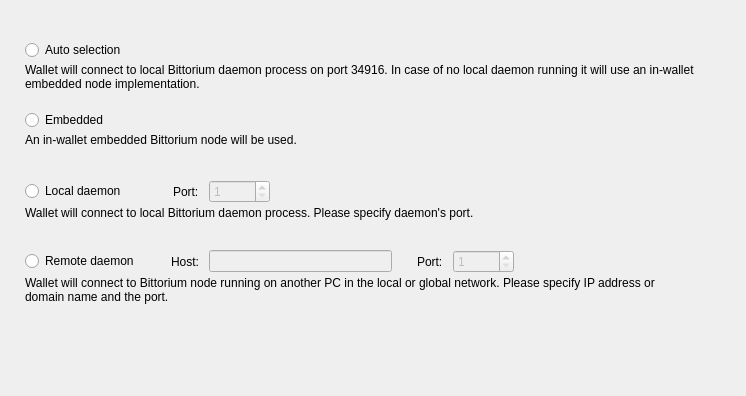
<?xml version="1.0" encoding="UTF-8"?>
<ui version="4.0">
 <class>ConnectionOptionsFrame</class>
 <widget class="QFrame" name="ConnectionOptionsFrame">
  <property name="geometry">
   <rect>
    <x>0</x>
    <y>0</y>
    <width>746</width>
    <height>396</height>
   </rect>
  </property>
  <property name="windowTitle">
   <string>Frame</string>
  </property>
  <property name="frameShape">
   <enum>QFrame::NoFrame</enum>
  </property>
  <property name="frameShadow">
   <enum>QFrame::Raised</enum>
  </property>
  <layout class="QVBoxLayout" name="verticalLayout_5">
   <property name="spacing">
    <number>0</number>
   </property>
   <property name="leftMargin">
    <number>25</number>
   </property>
   <property name="topMargin">
    <number>40</number>
   </property>
   <property name="rightMargin">
    <number>49</number>
   </property>
   <item>
    <widget class="QWidget" name="widget" native="true">
     <property name="sizePolicy">
      <sizepolicy hsizetype="Preferred" vsizetype="Fixed">
       <horstretch>0</horstretch>
       <verstretch>0</verstretch>
      </sizepolicy>
     </property>
     <property name="minimumSize">
      <size>
       <width>0</width>
       <height>70</height>
      </size>
     </property>
     <property name="maximumSize">
      <size>
       <width>16777215</width>
       <height>70</height>
      </size>
     </property>
     <layout class="QVBoxLayout" name="verticalLayout" stretch="0,1">
      <property name="spacing">
       <number>3</number>
      </property>
      <property name="leftMargin">
       <number>0</number>
      </property>
      <property name="topMargin">
       <number>0</number>
      </property>
      <property name="rightMargin">
       <number>0</number>
      </property>
      <property name="bottomMargin">
       <number>0</number>
      </property>
      <item>
       <widget class="QRadioButton" name="m_autoRadio">
        <property name="text">
         <string>Auto selection</string>
        </property>
        <attribute name="buttonGroup">
         <string notr="true">m_connectionButtonGroup</string>
        </attribute>
       </widget>
      </item>
      <item alignment="Qt::AlignTop">
       <widget class="WalletGui::WalletSmallGrayTextLabel" name="m_autoHelperLabel">
        <property name="text">
         <string>Wallet will connect to local Bittorium daemon process on port 34916. In case of no local daemon running it will use an in-wallet embedded node implementation.</string>
        </property>
        <property name="alignment">
         <set>Qt::AlignLeading|Qt::AlignLeft|Qt::AlignTop</set>
        </property>
        <property name="wordWrap">
         <bool>true</bool>
        </property>
        <property name="indent">
         <number>0</number>
        </property>
       </widget>
      </item>
     </layout>
    </widget>
   </item>
   <item>
    <widget class="QWidget" name="widget_2" native="true">
     <property name="sizePolicy">
      <sizepolicy hsizetype="Preferred" vsizetype="Fixed">
       <horstretch>0</horstretch>
       <verstretch>0</verstretch>
      </sizepolicy>
     </property>
     <property name="minimumSize">
      <size>
       <width>0</width>
       <height>70</height>
      </size>
     </property>
     <property name="maximumSize">
      <size>
       <width>16777215</width>
       <height>70</height>
      </size>
     </property>
     <layout class="QVBoxLayout" name="verticalLayout_2" stretch="0,1">
      <property name="spacing">
       <number>3</number>
      </property>
      <property name="leftMargin">
       <number>0</number>
      </property>
      <property name="topMargin">
       <number>0</number>
      </property>
      <property name="rightMargin">
       <number>0</number>
      </property>
      <property name="bottomMargin">
       <number>0</number>
      </property>
      <item>
       <widget class="QRadioButton" name="m_embeddedRadio">
        <property name="text">
         <string>Embedded</string>
        </property>
        <attribute name="buttonGroup">
         <string notr="true">m_connectionButtonGroup</string>
        </attribute>
       </widget>
      </item>
      <item alignment="Qt::AlignTop">
       <widget class="WalletGui::WalletSmallGrayTextLabel" name="m_embeddedHelperLabel">
        <property name="text">
         <string>An in-wallet embedded Bittorium node will be used.</string>
        </property>
        <property name="alignment">
         <set>Qt::AlignLeading|Qt::AlignLeft|Qt::AlignTop</set>
        </property>
        <property name="wordWrap">
         <bool>true</bool>
        </property>
        <property name="indent">
         <number>0</number>
        </property>
       </widget>
      </item>
     </layout>
    </widget>
   </item>
   <item>
    <widget class="QWidget" name="widget_3" native="true">
     <property name="sizePolicy">
      <sizepolicy hsizetype="Preferred" vsizetype="Fixed">
       <horstretch>0</horstretch>
       <verstretch>0</verstretch>
      </sizepolicy>
     </property>
     <property name="minimumSize">
      <size>
       <width>0</width>
       <height>70</height>
      </size>
     </property>
     <property name="maximumSize">
      <size>
       <width>16777215</width>
       <height>70</height>
      </size>
     </property>
     <layout class="QVBoxLayout" name="verticalLayout_3" stretch="0,1">
      <property name="spacing">
       <number>3</number>
      </property>
      <property name="leftMargin">
       <number>0</number>
      </property>
      <property name="topMargin">
       <number>0</number>
      </property>
      <property name="rightMargin">
       <number>0</number>
      </property>
      <property name="bottomMargin">
       <number>0</number>
      </property>
      <item>
       <layout class="QHBoxLayout" name="horizontalLayout">
        <property name="spacing">
         <number>10</number>
        </property>
        <item>
         <widget class="QRadioButton" name="m_localRadio">
          <property name="text">
           <string>Local daemon</string>
          </property>
          <attribute name="buttonGroup">
           <string notr="true">m_connectionButtonGroup</string>
          </attribute>
         </widget>
        </item>
        <item>
         <spacer name="horizontalSpacer">
          <property name="orientation">
           <enum>Qt::Horizontal</enum>
          </property>
          <property name="sizeType">
           <enum>QSizePolicy::Fixed</enum>
          </property>
          <property name="sizeHint" stdset="0">
           <size>
            <width>37</width>
            <height>20</height>
           </size>
          </property>
         </spacer>
        </item>
        <item>
         <widget class="QLabel" name="label">
          <property name="text">
           <string>Port:</string>
          </property>
         </widget>
        </item>
        <item alignment="Qt::AlignVCenter">
         <widget class="QSpinBox" name="m_localPortSpin">
          <property name="enabled">
           <bool>false</bool>
          </property>
          <property name="minimum">
           <number>1</number>
          </property>
          <property name="maximum">
           <number>65535</number>
          </property>
          <property name="value">
           <number>1</number>
          </property>
         </widget>
        </item>
        <item>
         <spacer name="horizontalSpacer_2">
          <property name="orientation">
           <enum>Qt::Horizontal</enum>
          </property>
          <property name="sizeHint" stdset="0">
           <size>
            <width>40</width>
            <height>20</height>
           </size>
          </property>
         </spacer>
        </item>
       </layout>
      </item>
      <item alignment="Qt::AlignTop">
       <widget class="WalletGui::WalletSmallGrayTextLabel" name="m_localHelperLabel">
        <property name="text">
         <string>Wallet will connect to local Bittorium daemon process. Please specify daemon's port.</string>
        </property>
        <property name="alignment">
         <set>Qt::AlignLeading|Qt::AlignLeft|Qt::AlignTop</set>
        </property>
        <property name="wordWrap">
         <bool>true</bool>
        </property>
        <property name="indent">
         <number>0</number>
        </property>
       </widget>
      </item>
     </layout>
    </widget>
   </item>
   <item>
    <widget class="QWidget" name="widget_4" native="true">
     <property name="sizePolicy">
      <sizepolicy hsizetype="Preferred" vsizetype="Fixed">
       <horstretch>0</horstretch>
       <verstretch>0</verstretch>
      </sizepolicy>
     </property>
     <property name="minimumSize">
      <size>
       <width>0</width>
       <height>70</height>
      </size>
     </property>
     <property name="maximumSize">
      <size>
       <width>16777215</width>
       <height>70</height>
      </size>
     </property>
     <layout class="QVBoxLayout" name="verticalLayout_4" stretch="0,1">
      <property name="spacing">
       <number>3</number>
      </property>
      <property name="leftMargin">
       <number>0</number>
      </property>
      <property name="topMargin">
       <number>0</number>
      </property>
      <property name="rightMargin">
       <number>0</number>
      </property>
      <property name="bottomMargin">
       <number>0</number>
      </property>
      <item>
       <layout class="QHBoxLayout" name="horizontalLayout_2">
        <property name="spacing">
         <number>10</number>
        </property>
        <item>
         <widget class="QRadioButton" name="m_remoteRadio">
          <property name="text">
           <string>Remote daemon</string>
          </property>
          <attribute name="buttonGroup">
           <string notr="true">m_connectionButtonGroup</string>
          </attribute>
         </widget>
        </item>
        <item>
         <spacer name="horizontalSpacer_3">
          <property name="orientation">
           <enum>Qt::Horizontal</enum>
          </property>
          <property name="sizeType">
           <enum>QSizePolicy::Fixed</enum>
          </property>
          <property name="sizeHint" stdset="0">
           <size>
            <width>22</width>
            <height>20</height>
           </size>
          </property>
         </spacer>
        </item>
        <item>
         <widget class="QLabel" name="label_2">
          <property name="text">
           <string>Host:</string>
          </property>
         </widget>
        </item>
        <item>
         <widget class="QLineEdit" name="m_remoteHostEdit">
          <property name="enabled">
           <bool>false</bool>
          </property>
         </widget>
        </item>
        <item>
         <spacer name="horizontalSpacer_5">
          <property name="orientation">
           <enum>Qt::Horizontal</enum>
          </property>
          <property name="sizeType">
           <enum>QSizePolicy::Fixed</enum>
          </property>
          <property name="sizeHint" stdset="0">
           <size>
            <width>15</width>
            <height>20</height>
           </size>
          </property>
         </spacer>
        </item>
        <item>
         <widget class="QLabel" name="label_3">
          <property name="text">
           <string>Port:</string>
          </property>
         </widget>
        </item>
        <item alignment="Qt::AlignVCenter">
         <widget class="QSpinBox" name="m_remotePortSpin">
          <property name="enabled">
           <bool>false</bool>
          </property>
          <property name="minimum">
           <number>1</number>
          </property>
          <property name="maximum">
           <number>65535</number>
          </property>
          <property name="value">
           <number>1</number>
          </property>
         </widget>
        </item>
        <item>
         <spacer name="horizontalSpacer_4">
          <property name="orientation">
           <enum>Qt::Horizontal</enum>
          </property>
          <property name="sizeHint" stdset="0">
           <size>
            <width>40</width>
            <height>20</height>
           </size>
          </property>
         </spacer>
        </item>
       </layout>
      </item>
      <item alignment="Qt::AlignTop">
       <widget class="WalletGui::WalletSmallGrayTextLabel" name="m_remoteHelperLabel">
        <property name="text">
         <string>Wallet will connect to Bittorium node running on another PC in the local or global network. Please specify IP address or domain name and the port.</string>
        </property>
        <property name="alignment">
         <set>Qt::AlignLeading|Qt::AlignLeft|Qt::AlignTop</set>
        </property>
        <property name="wordWrap">
         <bool>true</bool>
        </property>
        <property name="indent">
         <number>0</number>
        </property>
       </widget>
      </item>
     </layout>
    </widget>
   </item>
   <item>
    <spacer name="verticalSpacer">
     <property name="orientation">
      <enum>Qt::Vertical</enum>
     </property>
     <property name="sizeHint" stdset="0">
      <size>
       <width>665</width>
       <height>61</height>
      </size>
     </property>
    </spacer>
   </item>
  </layout>
 </widget>
 <customwidgets>
  <customwidget>
   <class>WalletGui::WalletSmallGrayTextLabel</class>
   <extends>QLabel</extends>
   <header>Gui/Common/WalletTextLabel.h</header>
  </customwidget>
 </customwidgets>
 <resources/>
 <connections>
  <connection>
   <sender>m_remoteHostEdit</sender>
   <signal>textChanged(QString)</signal>
   <receiver>ConnectionOptionsFrame</receiver>
   <slot>remoteHostNameChanged(QString)</slot>
   <hints>
    <hint type="sourcelabel">
     <x>390</x>
     <y>319</y>
    </hint>
    <hint type="destinationlabel">
     <x>372</x>
     <y>197</y>
    </hint>
   </hints>
  </connection>
  <connection>
   <sender>m_connectionButtonGroup</sender>
   <signal>buttonClicked(int)</signal>
   <receiver>ConnectionOptionsFrame</receiver>
   <slot>connectionButtonClicked(int)</slot>
   <hints>
    <hint type="sourcelabel">
     <x>-1</x>
     <y>-1</y>
    </hint>
    <hint type="destinationlabel">
     <x>372</x>
     <y>197</y>
    </hint>
   </hints>
  </connection>
  <connection>
   <sender>m_remoteRadio</sender>
   <signal>toggled(bool)</signal>
   <receiver>m_remoteHostEdit</receiver>
   <slot>setEnabled(bool)</slot>
   <hints>
    <hint type="sourcelabel">
     <x>88</x>
     <y>264</y>
    </hint>
    <hint type="destinationlabel">
     <x>312</x>
     <y>263</y>
    </hint>
   </hints>
  </connection>
  <connection>
   <sender>m_remoteRadio</sender>
   <signal>toggled(bool)</signal>
   <receiver>m_remotePortSpin</receiver>
   <slot>setEnabled(bool)</slot>
   <hints>
    <hint type="sourcelabel">
     <x>88</x>
     <y>264</y>
    </hint>
    <hint type="destinationlabel">
     <x>498</x>
     <y>263</y>
    </hint>
   </hints>
  </connection>
  <connection>
   <sender>m_localRadio</sender>
   <signal>toggled(bool)</signal>
   <receiver>m_localPortSpin</receiver>
   <slot>setEnabled(bool)</slot>
   <hints>
    <hint type="sourcelabel">
     <x>81</x>
     <y>194</y>
    </hint>
    <hint type="destinationlabel">
     <x>270</x>
     <y>193</y>
    </hint>
   </hints>
  </connection>
 </connections>
 <slots>
  <slot>remoteHostNameChanged(QString)</slot>
  <slot>connectionButtonClicked(int)</slot>
 </slots>
 <buttongroups>
  <buttongroup name="m_connectionButtonGroup"/>
 </buttongroups>
</ui>
